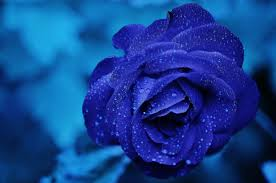
#> input picture course1/img.jpg, 276 x 183 px
$ python img.py
#> lines starting #> are read from the running program, lines starting #| are printed output that depends on the picture
# -*- coding: utf-8 -*-
"""
Created on Thu Apr 26 15:59:54 2018

@author: yizhuan
"""

#%matplotlib inline
from matplotlib.pyplot import imshow
from PIL import Image
import numpy as np
import skimage.color as sc
import curl

#!curl -o img.jpg https://www.google.ie/imgres?imgurl=https%3A%2F%2Fimages.pexels.com%2Fphotos%2F67636%2Frose-blue-flower-rose-blooms-67636.jpeg%3Fcs%3Dsrgb%26dl%3Dblue-plant-wet-67636.jpg%26fm%3Djpg&imgrefurl=https%3A%2F%2Fwww.pexels.com%2Fsearch%2Fflower%2F&docid=5UbOpOqf9qM23M&tbnid=A6JJqffgz3xzlM%3A&vet=10ahUKEwignJrfmtjaAhVHL8AKHVHiCVEQMwiuASgAMAA..i&w=4928&h=3264&bih=989&biw=1826&q=images&ved=0ahUKEwignJrfmtjaAhVHL8AKHVHiCVEQMwiuASgAMAA&iact=mrc&uact=8
i = np.array(Image.open('img.jpg'))
#> i is the input picture: shape (183, 276, 3); mean R, G, B 19.3, 64.9, 144.6
imshow(i)


i_mono = sc.rgb2gray(i)
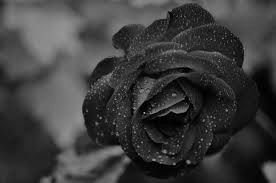
#> i_mono: shape (183, 276) float64; min 0.00141, max 0.675, mean 0.239
imshow(i_mono,cmap = 'gray')

#i_mono.shape
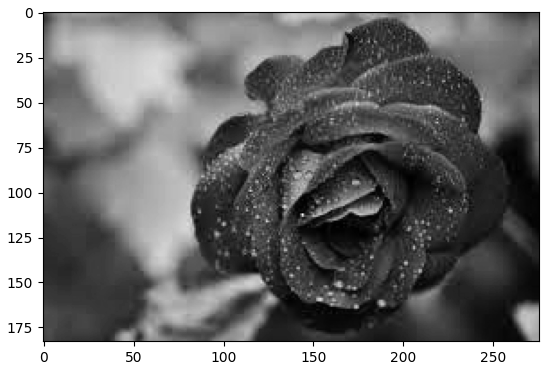
#> figure drawn by matplotlib, 1 panel
